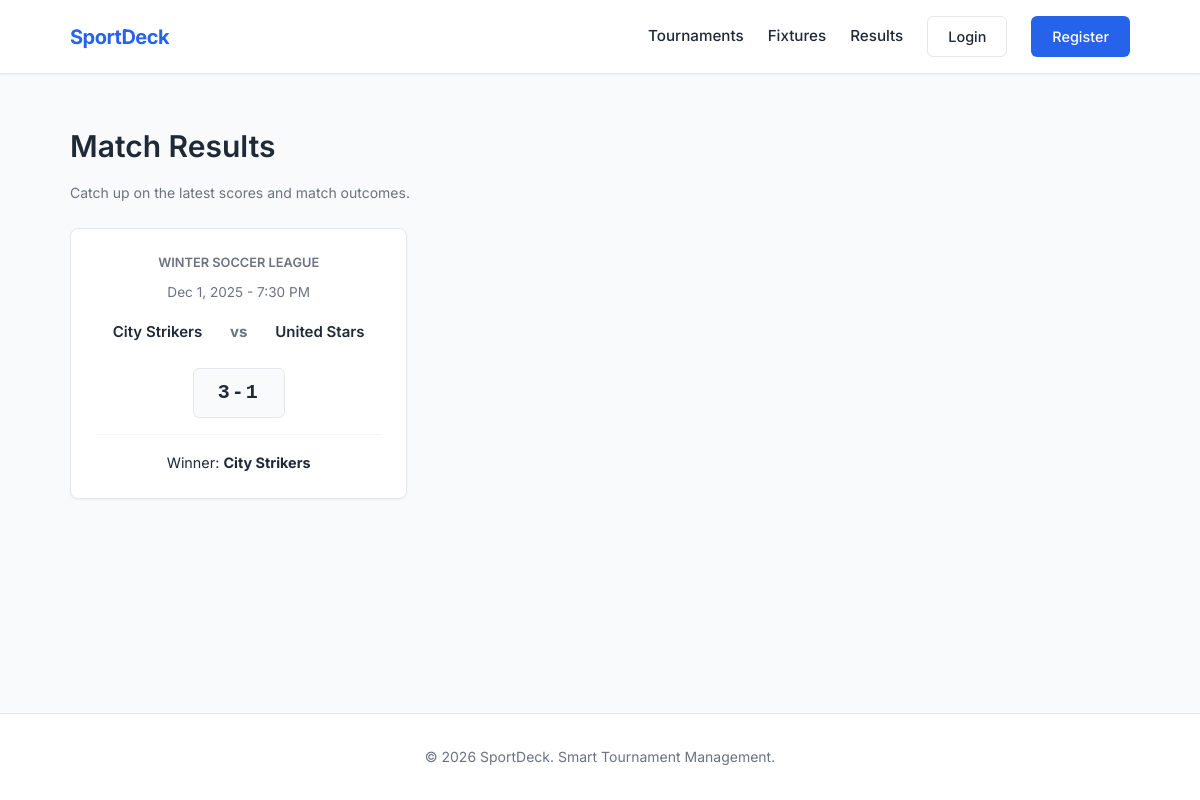
The app's page /results.php with its own data.
### tables this page shows
CREATE TABLE IF NOT EXISTS results (
    id INT AUTO_INCREMENT PRIMARY KEY,
    match_id INT NOT NULL UNIQUE,
    winner_team_id INT DEFAULT NULL,  
    score VARCHAR(50) NOT NULL,
    created_at TIMESTAMP DEFAULT CURRENT_TIMESTAMP,
    FOREIGN KEY (match_id) REFERENCES matches(id) ON DELETE CASCADE,
    FOREIGN KEY (winner_team_id) REFERENCES teams(id) ON DELETE SET NULL
);

CREATE TABLE IF NOT EXISTS tournaments (
    id INT AUTO_INCREMENT PRIMARY KEY,
    name VARCHAR(200) NOT NULL,
    sport_type VARCHAR(50) NOT NULL,
    start_date DATE NOT NULL,
    end_date DATE NOT NULL,
    status ENUM('upcoming', 'ongoing', 'completed') DEFAULT 'upcoming',
    max_players INT DEFAULT NULL   
);

CREATE TABLE IF NOT EXISTS matches (
    id INT AUTO_INCREMENT PRIMARY KEY,
    tournament_id INT NOT NULL,
    team1_id INT NOT NULL,
    team2_id INT NOT NULL,
    match_date DATETIME NOT NULL,
    venue VARCHAR(100) DEFAULT NULL,
    status ENUM('upcoming', 'completed') DEFAULT 'upcoming',
    FOREIGN KEY (tournament_id) REFERENCES tournaments(id) ON DELETE CASCADE,
    FOREIGN KEY (team1_id) REFERENCES teams(id) ON DELETE CASCADE,
    FOREIGN KEY (team2_id) REFERENCES teams(id) ON DELETE CASCADE
);

CREATE TABLE IF NOT EXISTS teams (
    id INT AUTO_INCREMENT PRIMARY KEY,
    name VARCHAR(100) NOT NULL,
    coach_name VARCHAR(100) DEFAULT NULL,
    tournament_id INT NOT NULL,
    FOREIGN KEY (tournament_id) REFERENCES tournaments(id) ON DELETE CASCADE
);

### includes/config.php (called while the page is built, shortened)
<?php
function displayDateTime($datetime) {
    return date("M j, Y - g:i A", strtotime($datetime));
}
?>

### results.php (the view, shortened to what this page needs)
<?php
require_once 'includes/config.php';
$where = "m.status = 'completed'";
$params = [];
$stmt = $pdo->prepare("
    SELECT r.*, m.match_date, t1.name as team1, t2.name as team2, w.name as winner, tr.name as tournament_name
    FROM results r
    JOIN matches m ON r.match_id = m.id
    JOIN teams t1 ON m.team1_id = t1.id
    JOIN teams t2 ON m.team2_id = t2.id
    JOIN tournaments tr ON m.tournament_id = tr.id
    LEFT JOIN teams w ON r.winner_team_id = w.id
    WHERE $where
    ORDER BY m.match_date DESC
");
$stmt->execute($params);
$results = $stmt->fetchAll();
include 'includes/header.php';
?>
<div class="mb-3">
    <h1 class="page-title">Match Results</h1>
    <p class="text-muted">Catch up on the latest scores and match outcomes.</p>
</div>
<div class="grid grid-3">
    <?php if (count($results) > 0): ?>
        <?php foreach ($results as $r): ?>
            <div class="card text-center flex-col flex-between">
                <div>
                    <div class="mb-1 text-muted" style="font-size:0.8rem; text-transform:uppercase; font-weight:600;"><?php echo htmlspecialchars($r['tournament_name']); ?></div>
                    <div class="text-muted mb-2" style="font-size:0.85rem;"><?php echo displayDateTime($r['match_date']); ?></div>
                    <div class="flex flex-between mb-3" style="align-items: center;">
                        <div style="flex:1; font-weight:600;"><?php echo htmlspecialchars($r['team1']); ?></div>
                        <div style="padding: 0 10px; font-weight:bold; color:var(--text-muted);">vs</div>
                        <div style="flex:1; font-weight:600;"><?php echo htmlspecialchars($r['team2']); ?></div>
                    </div>
                    <div style="display:inline-block; padding: 0.5rem 1.5rem; background: var(--bg-color); border:1px solid var(--border); border-radius: 6px; font-size:1.25rem; font-weight:700; font-family:monospace; letter-spacing:2px; margin-bottom:1rem;">
                        <?php echo htmlspecialchars($r['score']); ?>
                    </div>
                </div>
                <div style="width:100%; padding-top:1rem; border-top:1px solid var(--border-light); font-size:0.9rem;">
                    Winner: <strong style="color:var(--text-main);"><?php echo $r['winner'] ? htmlspecialchars($r['winner']) : 'Draw'; ?></strong>
                </div>
            </div>
        <?php endforeach; ?>
    <?php else: ?>
        <p class="text-muted text-center" style="grid-column: 1 / -1;">No results have been posted yet.</p>
    <?php endif; ?>
</div>
<?php include 'includes/footer.php'; ?>

### css/style.css (style rules this page uses)
:root { --bg-color: #f9fafb; --text-main: #1f2937; --text-muted: #6b7280; --primary: #2563eb; --primary-hover: #1d4ed8; --border: #e5e7eb; --border-light: #f3f4f6; --surface: #ffffff; --danger: #ef4444; --success: #10b981; --shadow-sm: 0 1px 2px 0 rgba(0, 0, 0, 0.05); --shadow-md: 0 4px 6px -1px rgba(0, 0, 0, 0.1), 0 2px 4px -1px rgba(0, 0, 0, 0.06); }
* { box-sizing: border-box; margin: 0; padding: 0; font-family: 'Inter', sans-serif; }
body { background-color: var(--bg-color); color: var(--text-main); line-height: 1.6; font-size: 15px; display: flex; flex-direction: column; min-height: 100vh; }
h1, h2, h3, h4 { color: var(--text-main); font-weight: 600; margin-bottom: 0.75rem; }
.text-center { text-align: center; }
.text-muted { color: var(--text-muted); font-size: 0.875rem; }
.mb-1 { margin-bottom: 0.5rem; }
.mb-2 { margin-bottom: 1rem; }
.mb-3 { margin-bottom: 1.5rem; }
.grid { display: grid; grid-template-columns: 1fr; gap: 1.5rem; }
@media (min-width: 768px) { .grid-3 { grid-template-columns: repeat(3, 1fr); } }
.flex { display: flex; }
.flex-between { justify-content: space-between; align-items: center; }
.card { background-color: var(--surface); border: 1px solid var(--border); border-radius: 8px; padding: 1.5rem; box-shadow: var(--shadow-sm); transition: transform 0.2s ease, box-shadow 0.2s ease; }

### records on screen
results: tournaments.name "WINTER SOCCER LEAGUE", match.match_date "Dec 1, 2025 - 7:30 PM", winner_team.name "City Strikers", teams.name "United Stars", score "3-1"
